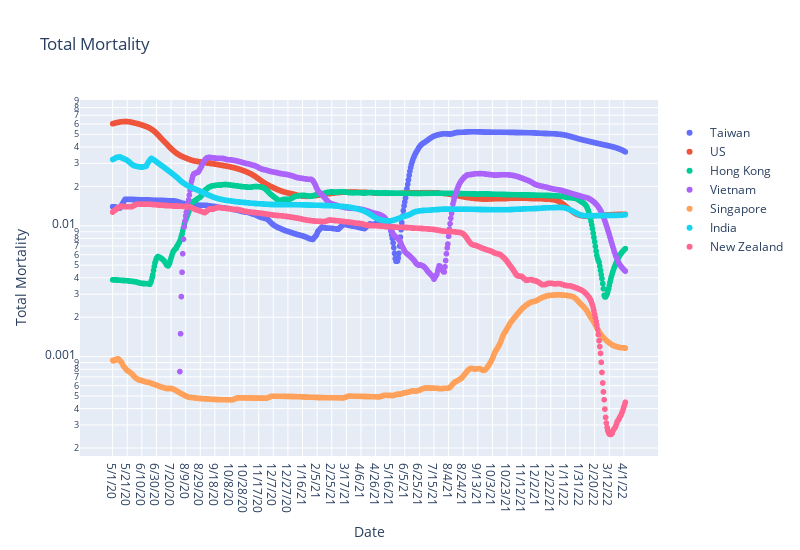

The cell this chart's notebook holds for it:
### Code cell
ploty_line('Total Mortality', log_plot=True)

### Figure 1 — Plotly figure (JSON) as saved in the notebook; plotly's stock layout.template omitted (floating-point values rounded to 4 significant figures; data arrays with more than 128 entries replaced by an {"elided": "..."} marker saying what was removed)
{"data": [{"hovertemplate": " =Taiwan<br>Date=%{x}<br>Total Mortality=%{y}<extra></extra>", "legendgroup": "Taiwan", "marker": {"color": "#636efa", "symbol": "circle"}, "mode": "markers", "name": "Taiwan", "showlegend": true, "type": "scattergl", "x": {"elided": "703 str values"}, "xaxis": "x", "y": {"elided": "703 float values"}, "yaxis": "y"}, {"hovertemplate": " =US<br>Date=%{x}<br>Total Mortality=%{y}<extra></extra>", "legendgroup": "US", "marker": {"color": "#EF553B", "symbol": "circle"}, "mode": "markers", "name": "US", "showlegend": true, "type": "scattergl", "x": {"elided": "703 str values"}, "xaxis": "x", "y": {"elided": "703 float values"}, "yaxis": "y"}, {"hovertemplate": " =Hong Kong<br>Date=%{x}<br>Total Mortality=%{y}<extra></extra>", "legendgroup": "Hong Kong", "marker": {"color": "#00cc96", "symbol": "circle"}, "mode": "markers", "name": "Hong Kong", "showlegend": true, "type": "scattergl", "x": {"elided": "703 str values"}, "xaxis": "x", "y": {"elided": "703 float values"}, "yaxis": "y"}, {"hovertemplate": " =Vietnam<br>Date=%{x}<br>Total Mortality=%{y}<extra></extra>", "legendgroup": "Vietnam", "marker": {"color": "#ab63fa", "symbol": "circle"}, "mode": "markers", "name": "Vietnam", "showlegend": true, "type": "scattergl", "x": {"elided": "703 str values"}, "xaxis": "x", "y": {"elided": "703 float values"}, "yaxis": "y"}, {"hovertemplate": " =Singapore<br>Date=%{x}<br>Total Mortality=%{y}<extra></extra>", "legendgroup": "Singapore", "marker": {"color": "#FFA15A", "symbol": "circle"}, "mode": "markers", "name": "Singapore", "showlegend": true, "type": "scattergl", "x": {"elided": "703 str values"}, "xaxis": "x", "y": {"elided": "703 float values"}, "yaxis": "y"}, {"hovertemplate": " =India<br>Date=%{x}<br>Total Mortality=%{y}<extra></extra>", "legendgroup": "India", "marker": {"color": "#19d3f3", "symbol": "circle"}, "mode": "markers", "name": "India", "showlegend": true, "type": "scattergl", "x": {"elided": "703 str values"}, "xaxis": "x", "y": {"elided": "703 float values"}, "yaxis": "y"}, {"hovertemplate": " =New Zealand<br>Date=%{x}<br>Total Mortality=%{y}<extra></extra>", "legendgroup": "New Zealand", "marker": {"color": "#FF6692", "symbol": "circle"}, "mode": "markers", "name": "New Zealand", "showlegend": true, "type": "scattergl", "x": {"elided": "703 str values"}, "xaxis": "x", "y": {"elided": "703 float values"}, "yaxis": "y"}], "layout": {"height": 550, "legend": {"title": {"text": " "}, "tracegroupgap": 0}, "showlegend": true, "title": {"text": "Total Mortality"}, "width": 800, "xaxis": {"anchor": "y", "domain": [0, 1], "title": {"text": "Date"}}, "yaxis": {"anchor": "x", "domain": [0, 1], "title": {"text": "Total Mortality"}, "type": "log"}}}
